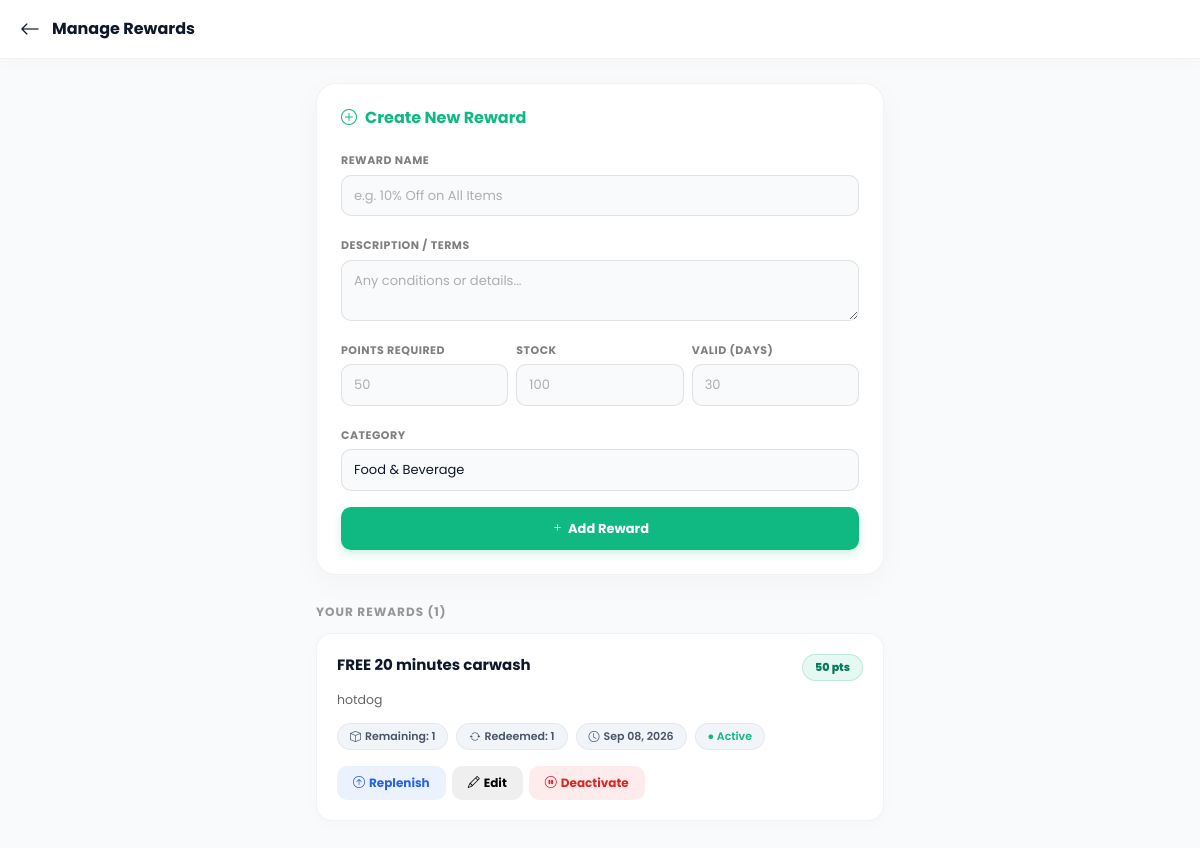
The app's page /merchant/rewards.php (signed in) with its own data.
### tables this page shows
CREATE TABLE `merchant_rewards` (
  `id` int(11) NOT NULL AUTO_INCREMENT,
  `merchant_id` int(11) DEFAULT NULL,
  `reward_name` varchar(100) DEFAULT NULL,
  `description` text DEFAULT NULL,
  `points_required` int(11) DEFAULT NULL,
  `category` varchar(255) DEFAULT NULL,
  `quantity` int(11) DEFAULT NULL,
  `redeemed_count` int(11) DEFAULT 0,
  `expires_at` datetime DEFAULT NULL,
  `is_active` tinyint(1) DEFAULT 1,
  `created_at` timestamp NOT NULL DEFAULT current_timestamp(),
  PRIMARY KEY (`id`)
);

### includes/functions.php (called while the page is built, shortened)
<?php
function sanitize(?string $value): ?string {
    $value = trim($value ?? '');
    return htmlspecialchars($value, ENT_QUOTES, 'UTF-8');
}

### merchant/rewards.php (the view, shortened to what this page needs)
<?php
require_once dirname(__DIR__) . '/includes/functions.php';
$merchant = getLoggedInMerchant();
$db = getDB();
$merchant_id = $merchant['id'];
$stmt = $db->prepare("SELECT * FROM merchant_rewards WHERE merchant_id = ? ORDER BY created_at DESC");
$stmt->execute([$merchant_id]);
$rewards = $stmt->fetchAll();
?>
<!DOCTYPE html>
<html lang="en">
<head>
  <link href="https://cdn.jsdelivr.net/npm/bootstrap@5.3.2/dist/css/bootstrap.min.css" rel="stylesheet">
  <link href="https://cdn.jsdelivr.net/npm/bootstrap-icons@1.11.3/font/bootstrap-icons.css" rel="stylesheet">
</head>
<body>
  <div class="m-header">
    <a href="home.php"><i class="bi bi-arrow-left"></i></a>
    <h5>Manage Rewards</h5>
  </div>
  <div class="page-body">
    <div class="add-form">
      <h6><i class="bi bi-plus-circle me-2"></i>Create New Reward</h6>
      <form id="addRewardForm">
        <div class="mb-3">
          <label class="form-label">Reward Name</label>
          <input type="text" class="form-control" name="reward_name" placeholder="e.g. 10% Off on All Items" required>
        </div>
        <div class="mb-3">
          <label class="form-label">Description / Terms</label>
          <textarea class="form-control" name="description" rows="2" placeholder="Any conditions or details..."></textarea>
        </div>
        <div class="row g-2 mb-3">
          <div class="col-4">
            <label class="form-label">Points Required</label>
            <input type="number" class="form-control" name="points_required" placeholder="50" min="10" required>
          </div>
          <div class="col-4">
            <label class="form-label">Stock</label>
            <input type="number" class="form-control" name="quantity" placeholder="100" min="1" required>
          </div>
          <div class="col-4">
            <label class="form-label">Valid (Days)</label>
            <input type="number" class="form-control" name="duration_days" placeholder="30" min="1" required>
          </div>
        </div>
        <div class="mb-3">
          <label class="form-label">Category</label>
          <select class="form-control" name="category">
            <option>Food &amp; Beverage</option>
          </select>
        </div>
        <button type="submit" class="btn-add" id="addRewardBtn"><i class="bi bi-plus me-1"></i>Add Reward</button>
      </form>
    </div>
    <div class="section-title">Your Rewards (<?= count($rewards) ?>)</div>
    <?php if(count($rewards) > 0): ?>
      <?php foreach($rewards as $r): ?>
      <div class="reward-card <?= $r['is_active'] ? '' : 'inactive' ?>">
        <div class="reward-top">
          <div class="reward-name"><?= sanitize($r['reward_name']) ?></div>
          <div class="reward-pts"><?= $r['points_required'] ?> pts</div>
        </div>
        <?php if($r['description']): ?><div class="reward-desc"><?= sanitize($r['description']) ?></div><?php endif; ?>
        <div class="reward-meta">
          <span class="reward-chip"><i class="bi bi-box me-1"></i>Remaining: <?= ($r['quantity'] == -1) ? '∞' : max(0, $r['quantity'] - $r['redeemed_count']) ?></span>
          <span class="reward-chip"><i class="bi bi-arrow-repeat me-1"></i>Redeemed: <?= $r['redeemed_count'] ?></span>
          <?php if($r['expires_at']): ?>
          <span class="reward-chip <?= strtotime($r['expires_at']) < time() ? 'text-danger' : '' ?>">
            <i class="bi bi-clock me-1"></i><?= date('M d, Y', strtotime($r['expires_at'])) ?>
          </span>
          <?php endif; ?>
          <span class="reward-chip" style="<?= $r['is_active'] ? 'color:#10b981;' : 'color:#ef4444;' ?>">
            <?= $r['is_active'] ? '● Active' : '○ Inactive' ?>
          </span>
        </div>
        <div class="reward-actions" style="flex-wrap:wrap;gap:6px;">
          <button class="btn-sm-action btn-replenish" onclick="openReplenish(<?= $r['id'] ?>, '<?= addslashes($r['reward_name']) ?>')">
            <i class="bi bi-arrow-up-circle me-1"></i>Replenish
          </button>
          <button class="btn-sm-action" class="btn-sm-action btn-edit-reward" onclick="openEdit(<?= $r['id'] ?>, '<?= addslashes($r['reward_name']) ?>', '<?= addslashes($r['description'] ?? '') ?>', <?= $r['points_required'] ?>, <?= $r['quantity'] ?>, '<?= $r['category'] ?? 'General' ?>')">
            <i class="bi bi-pencil me-1"></i>Edit
          </button>
          <?php if($r['is_active']): ?>
          <form action="api/toggle_reward.php" method="POST" style="margin:0;">
            <button type="submit" class="btn-sm-action btn-deactivate"><i class="bi bi-pause-circle me-1"></i>Deactivate</button>
          </form>
          <?php endif; ?>
        </div>
      </div>
      <?php endforeach; ?>
    <?php else: ?>
      <div class="empty-state"><i class="bi bi-tags"></i><p>No rewards yet. Create your first one above.</p></div>
    <?php endif; ?>
  </div>
</body>
</html>

### merchant/rewards.php (style rules this page uses)
* { box-sizing: border-box; }
body { font-family: 'Poppins', sans-serif; background: #f8fafc; color: #0f172a; margin: 0; min-height: 100vh; }
.m-header { background: rgba(255, 255, 255, 0.95); backdrop-filter: blur(20px); border-bottom: 1px solid rgba(0, 0, 0, 0.05); padding: 14px 20px; display: flex; align-items: center; gap: 12px; position: sticky; top: 0; z-index: 100; box-shadow: 0 4px 20px rgba(0,0,0,0.02); }
.m-header a { color: #0f172a; text-decoration: none; font-size: 20px; transition: color 0.2s; }
.m-header h5 { margin: 0; font-size: 16px; font-weight: 700; color: #0f172a; }
.page-body { padding: 24px 16px 80px; max-width: 600px; margin: 0 auto; }
.section-title { font-size: 12px; font-weight: 700; color: rgba(0,0,0,0.4); text-transform: uppercase; letter-spacing: 1px; margin: 28px 0 12px; }
.add-form { background: #fff; border: 1px solid rgba(0,0,0,0.05); border-radius: 20px; padding: 24px; margin-bottom: 24px; box-shadow: 0 8px 30px rgba(0,0,0,0.03); }
.add-form h6 { font-weight: 700; color: #10b981; margin-bottom: 20px; display: flex; align-items: center; }
.form-label { font-size: 11px; font-weight: 700; color: rgba(0,0,0,0.5); text-transform: uppercase; letter-spacing: 0.5px; margin-bottom: 6px; }
.form-control { background: #f8fafc; border: 1px solid rgba(0,0,0,0.1); color: #0f172a; border-radius: 10px; padding: 10px 12px; font-size: 13px; font-family: 'Poppins',sans-serif; transition: all 0.2s; }
.form-control::placeholder { color: rgba(0,0,0,0.3); }
.btn-add { background: #10b981; color: #fff; border: none; border-radius: 10px; padding: 12px 20px; font-weight: 700; font-size: 13px; cursor: pointer; width: 100%; transition: all 0.2s; box-shadow: 0 4px 10px rgba(16, 185, 129, 0.2); }
.reward-card { background: #fff; border: 1px solid rgba(0,0,0,0.05); border-radius: 16px; padding: 20px; margin-bottom: 12px; box-shadow: 0 4px 15px rgba(0,0,0,0.02); transition: transform 0.2s; }
.reward-top { display: flex; justify-content: space-between; align-items: flex-start; margin-bottom: 10px; }
.reward-name { font-weight: 700; font-size: 15px; color: #0f172a; }
.reward-pts { background: rgba(16, 185, 129, 0.1); border: 1px solid rgba(16, 185, 129, 0.2); color: #047857; font-size: 11px; font-weight: 800; border-radius: 50px; padding: 4px 12px; white-space: nowrap; }
.reward-desc { font-size: 12.5px; color: rgba(0,0,0,0.6); margin-bottom: 14px; line-height: 1.5; }
.reward-meta { display: flex; gap: 8px; flex-wrap: wrap; margin-bottom: 16px; }
.reward-chip { font-size: 11px; font-weight: 600; background: #f1f5f9; border: 1px solid rgba(0,0,0,0.05); border-radius: 50px; padding: 4px 12px; color: #475569; display: flex; align-items: center; }
.reward-actions { display: flex; gap: 8px; }
.btn-sm-action { border: none; border-radius: 10px; padding: 8px 16px; font-size: 12px; font-weight: 700; cursor: pointer; transition: all 0.2s; display: flex; align-items: center; }
.btn-replenish { background: rgba(59, 130, 246, 0.1); color: #2563eb; }
.btn-deactivate { background: rgba(239, 68, 68, 0.1); color: #dc2626; }

### records on screen
merchant_rewards: reward_name "FREE 20 minutes carwash", points_required "50", description "hotdog", max(0,$r['quantity']-$r['redeemed_count']) "1", redeemed_count "1", expires_at "Sep 08, 2026", is_active "● Active"

### other values on screen
count($rewards) "1"
